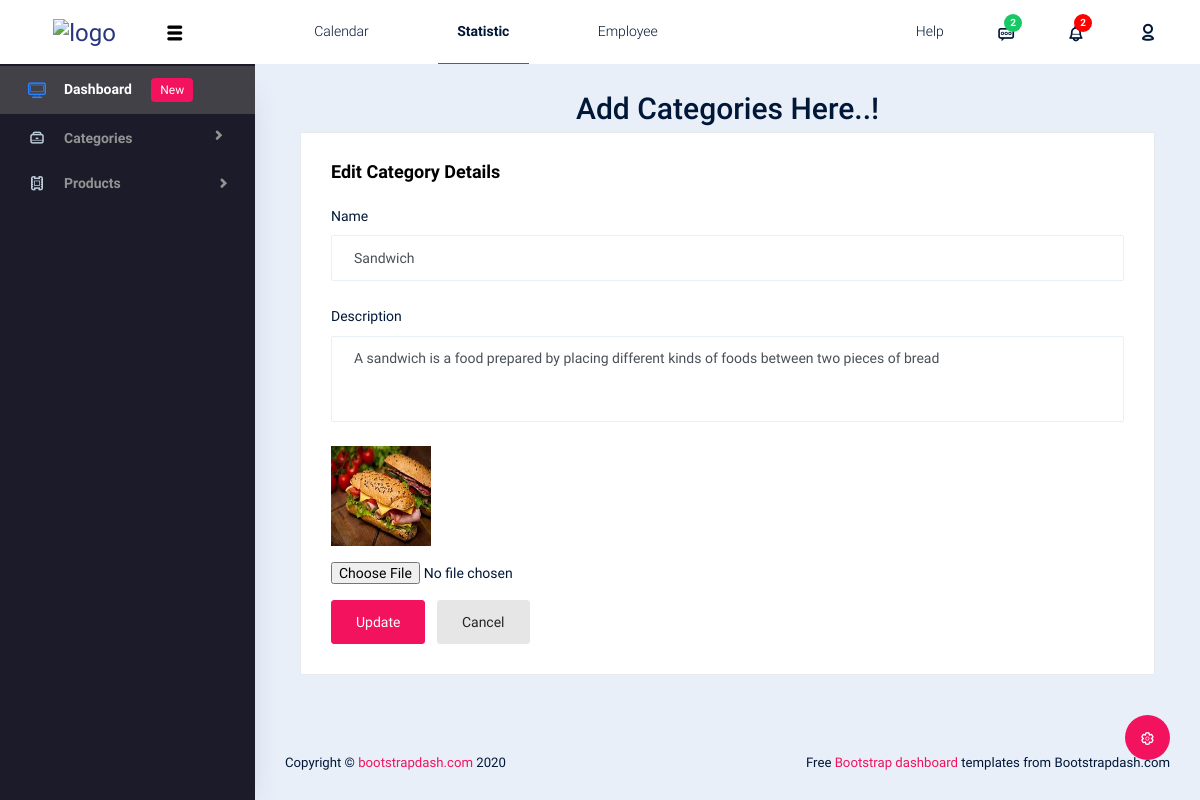
The page /Backend/edit_category/8/ on the database its author committed.
### Backend/models.py (models this page shows)
class CategoryDb(models.Model):
    CategoryName=models.CharField(max_length=100,null=True,blank=True)
    Description=models.CharField(max_length=100,null=True,blank=True)
    CategoryImage=models.ImageField(upload_to="Categories",null=True,blank=True)

### Backend/views.py (the view)
# urls.py: path('edit_category/<int:cat_id>/',views.edit_category,name="edit_category"),
def edit_category(request,cat_id):
    category=CategoryDb.objects.get(id=cat_id)
    return render(request,"Edit Category.html",{'category':category})

### Backend/templates/Edit Category.html (shortened to what this page needs)
<!DOCTYPE html>
{% extends 'Index.html' %}
{% block content %}
<html lang="en">
<head>
</head>
<body>
<div style="text-align:center;">
    <h1>Add Categories Here..!</h1>
</div>
<div class="col-12 grid-margin stretch-card">
              <div class="card">
                <div class="card-body">
                  <h4 class="card-title">Edit Category Details</h4>
                  <form class="forms-sample" method="post" action="{% url 'update_category' dataid=category.id %}" enctype="multipart/form-data">
                    <div class="form-group">
                      <label for="exampleInputName1">Name</label>
                      <input type="text" class="form-control" id="exampleInputName1" placeholder="Name" name="cname" value="{{category.CategoryName}}">
                    </div>
                    <div class="form-group">
                      <label for="exampleTextarea1">Description</label>
                      <textarea class="form-control" id="exampleTextarea1" rows="4" name="desriptn">{{category.Description}}</textarea>
                    </div>
                      <img src="{{category.CategoryImage.url}}" width="100px" height="100px"><br><br>
                      <input type="file" placeholder="Add Image" name="image"><br><br>
                    <button type="submit" class="btn btn-primary mr-2">Update</button>
                    <button class="btn btn-light">Cancel</button>
                  </form>
                </div>
              </div>
            </div>
</body>
</html>
{% endblock %}

### rows shown on the page
CategoryDb: cname "Sandwich", desriptn "A sandwich is a food prepared by placing different kinds of foods between two pieces of bread", CategoryImage (picture)
